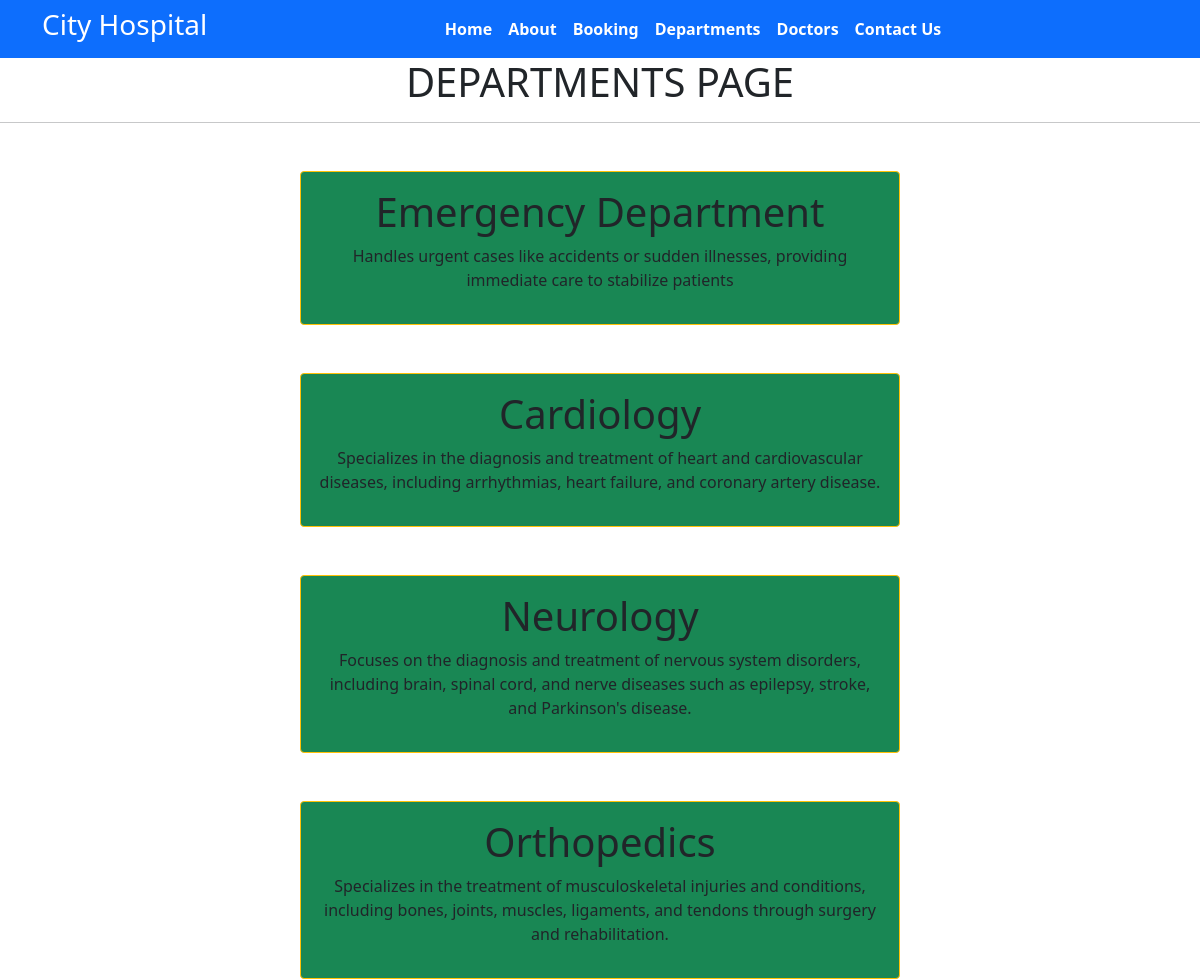
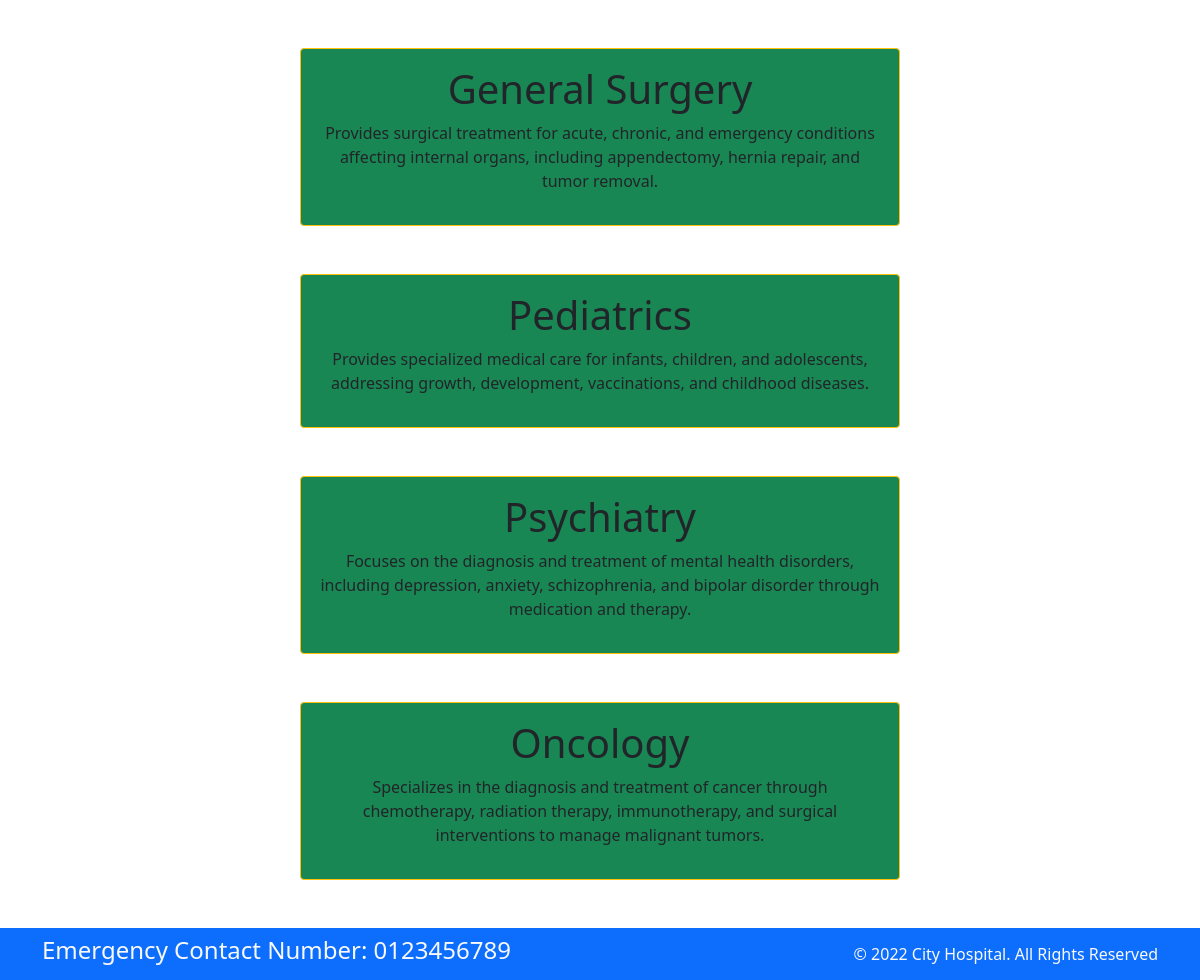
Screenshot of /departments/ with the database file from the repository (2 pictures, top to bottom).
### Sample_app/models.py (models this page shows, shortened)
class Depaertments(models.Model):
    dep_name = models.CharField( max_length=100)
    dep_decription = models.TextField()

### Sample_app/views.py (the view)
# urls.py: path('departments/',departments, name='departments' ),
def departments(request):
    dict_dept = {
        'dept': Depaertments.objects.all()
    }
    return render(request, "departments.html", dict_dept)

### templates/departments.html (shortened to what this page needs)
{% extends 'base.html' %}
{% block content %}
<h1 class="text-center">DEPARTMENTS PAGE</h1>
<hr>
{% for d in dept %}
<div class="mx-auto w-50 bg-success text-center p-3 my-5 border border-warning rounded ">
    <h1>{{d.dep_name}}</h1>
    <p>{{d.dep_decription}}</p>
</div>
{% endfor %}
{% endblock %}

### templates/base.html (shortened to what this page needs)
{% load static %}
<!DOCTYPE html>
<html lang="en">
<head>
    <link rel="stylesheet" href="https://cdn.jsdelivr.net/npm/bootstrap@5.1.3/dist/css/bootstrap.min.css">
    <link rel="stylesheet" href="https://use.fontawesome.com/releases/v5.2.0/css/all.css">
    <link rel="stylesheet" href="{% static 'css/style.css' %}">
</head>
<body class="d-flex flex-column min-vh-100">
    <nav class="navbar bg-primary navbar-expand-md">
        <div class="container">
            <div class="col-2 text-left pl-md-0">
                <h3 class="text-white">City Hospital</h3>
            </div>
            <div class="collapse navbar-collapse justify-content-center col-md-8 navbar-collapse-3">
                <ul class="navbar-nav justify-content-center fw-bold">
                    <li class="nav-item active">
                        <a class="nav-link text-white" href="{% url 'home'%}">Home</a>
                    </li>
                    <li class="nav-item">
                        <a class="nav-link text-white" href="{% url 'about'%}">About</a>
                    </li>
                    <li class="nav-item">
                        <a class="nav-link text-white" href="{% url 'booking'%}">Booking</a>
                    </li>
                    <li class="nav-item">
                        <a class="nav-link text-white" href="{% url 'departments'%}">Departments</a>
                    </li>
                    <li class="nav-item">
                        <a class="nav-link text-white" href="{% url 'doctors'%}">Doctors</a>
                    </li>
                    <li class="nav-item">
                        <a class="nav-link text-white" href="{% url 'contact'%}">Contact Us</a>
                    </li>
                </ul>
            </div>
        </div>
    </nav>
    <main class="content-wrapper flex-grow-1">
        {% block content %}{% endblock %}
    </main>
    <footer class="footer pt-2 pb-2 bg-primary text-light mt-auto">
        <div class="container">
            <div class="row align-items-center">
                <div class="col-12 col-md-8">
                    <h4>Emergency Contact Number: 0123456789</h4>
                </div>
                <div class="col-12 col-md-4 mt-4 mt-md-0 text-center text-md-end">
                    © 2022 City Hospital. All Rights Reserved
                </div>
            </div>
        </div>
    </footer>
</body>
</html>

### static/css/style.css (style rules this page uses)
html, body { height: 100%; }
body { display: flex; flex-direction: column; min-height: 100vh; }
.content-wrapper { flex: 1 0 auto; }
.footer { flex-shrink: 0; margin-top: auto; }

### templates/base.html (style rules this page uses)
html, body { height: 100%; margin: 0; }
body { display: flex; flex-direction: column; min-height: 100vh; }
.content-wrapper { flex: 1 0 auto; }
.footer { flex-shrink: 0; }

### rows the page displays
Depaertments: dep_name "Emergency Department", dep_decription "Handles urgent cases like accidents or sudden illnesses, providing immediate care to stabilize patients"
Depaertments: dep_name "Cardiology", dep_decription "Specializes in the diagnosis and treatment of heart and cardiovascular diseases, including arrhythmias, heart failure, and coronary artery disease."
Depaertments: dep_name "Neurology", dep_decription "Focuses on the diagnosis and treatment of nervous system disorders, including brain, spinal cord, and nerve diseases such as epilepsy, stroke, and Parkinson's disease."
Depaertments: dep_name "Orthopedics", dep_decription "Specializes in the treatment of musculoskeletal injuries and conditions, including bones, joints, muscles, ligaments, and tendons through surgery and rehabilitation."
Depaertments: dep_name "General Surgery", dep_decription "Provides surgical treatment for acute, chronic, and emergency conditions affecting internal organs, including appendectomy, hernia repair, and tumor removal."
Depaertments: dep_name "Pediatrics", dep_decription "Provides specialized medical care for infants, children, and adolescents, addressing growth, development, vaccinations, and childhood diseases."
Depaertments: dep_name "Psychiatry", dep_decription "Focuses on the diagnosis and treatment of mental health disorders, including depression, anxiety, schizophrenia, and bipolar disorder through medication and therapy."
Depaertments: dep_name "Oncology", dep_decription "Specializes in the diagnosis and treatment of cancer through chemotherapy, radiation therapy, immunotherapy, and surgical interventions to manage malignant tumors."
